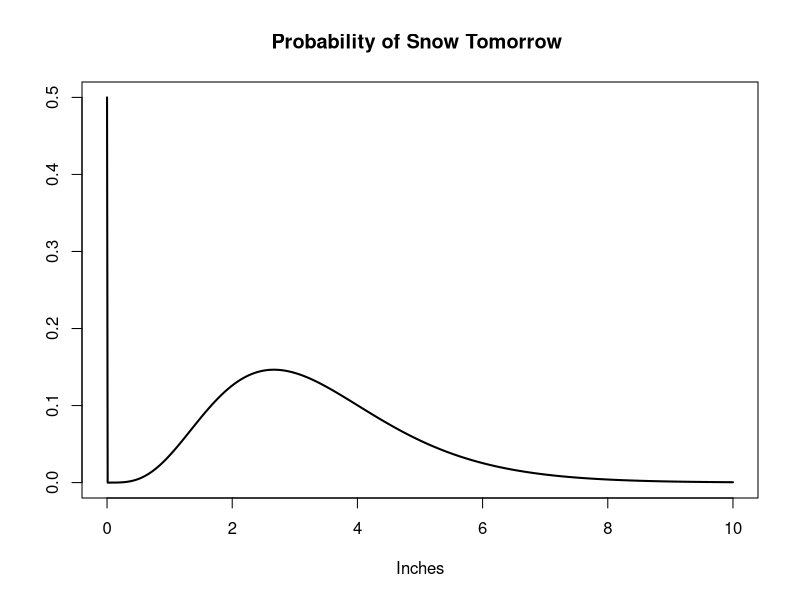

This chart was generated by the following R code:
## ---- chunk 1
inches <- seq(0,10, by= .01)
density <- dgamma(seq(0, 10, by=.01), 5, 1.5) * .5
density[1] <- density[1] + .5
plot(inches, density, type='l', lwd=2, main='Probability of Snow Tomorrow ', xlab = 'Inches', ylab = '')
